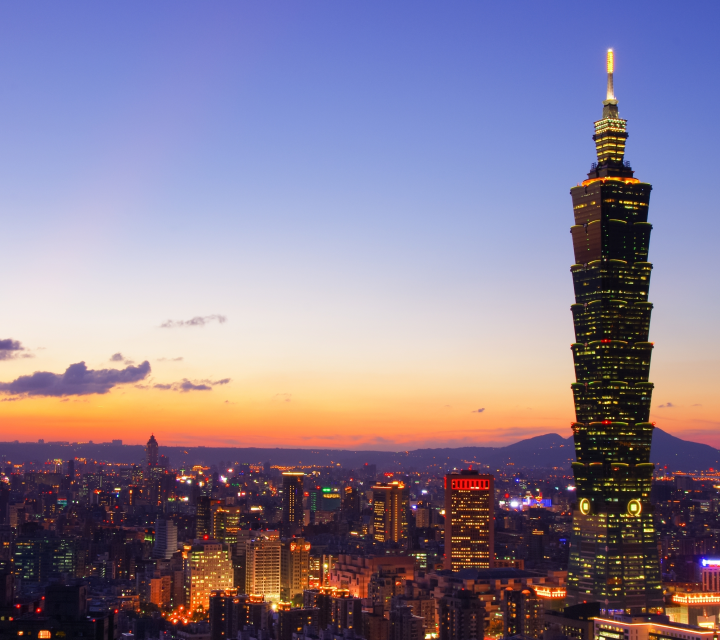
#> input picture image.jpg, 2160 x 1920 px, found by its file name (shown at 1/3 size)
$ jupyter execute --allow-errors 'oops in python-01.ipynb'
#> lines starting #> are read from the running program, lines starting #| are printed output that depends on the picture
# OOPs Concepts in python

# which is in four types
- Classes and Objects
- Encapsulation
- Abstraction
- Inheritance
- Polymorphism

``class classname:


    def method1
    .
    .

    def method2
    .
    .
    .
    .
    def methodn

[cell 1]
# create simple class

class person:
    name = 'sam'
    age = 26
    def method1(cls):
        print('Your name is: ',cls.name)
    def method2(cls):
        print('Your age is: ',cls.age)

#> (a cell that did not finish here is left out)

#> (a cell that did not finish here is left out)

#> (a cell that did not finish here is left out)

#> (a cell that did not finish here is left out)

[cell 6]
p = person()  # call class

## Encapsulation

`__init__(self)`

### It tells about the location / address

### Doc string (Multiple lines of commenting sectio for the documentation purpose) """   """

[cell 7]
class employee:
    # DocString
    """
    employee(name = 'Sandeep',age= 'Age')
    """
    # Initialize the cariable
    def __init__(self,n,a):
        self.name = n
        self.age = a

    # Method
    def details(self):
        print('Hi {} you current is {}'.format(self.name,self.age))

[cell 8]
e = employee('Sandeep',26)

[cell 9]
e.details()

[cell 10]
# Salary details class

class salary:
    def __init__(self,name='.',age=0):
        self.name = name
        self.age = age
    def sal(self,amount):
        self.amount = amount
        print('Hi {} \n'.format(self.name))
        print('Your current salary is {}'.format(self.amount))

[cell 11]
s = salary()

[cell 12]
s.sal(50000)

[cell 13]
# to Modify the sal

class salary:
    def __init__(self,name='.',age=0):
        self.name = name
        self.age = age
    def sal(self,amount):
        self.amount = amount
        print('Hi {} \n'.format(self.name))
        print('Your current salary is {}'.format(self.amount))

    #Modify the amount
    def modify(self,increment):
        self.amount += increment

[cell 14]
s1 = salary()

[cell 15]
name = input('Enter your Name: ')
#> the answer given: ../image.jpg
age = int(input('Enter your age: '))
#> the answer given: 3
amount = float(input('Enter your salary:'))
#> the answer given: 3
s1 = salary(name,age)
s1.sal(amount)

if s1.amount > 30000:
    print('Congrats you got an Increment !!!')
    s1.modify(30000)
    print('Your current salary is {}'.format(amount))

[cell 16]
s1.amount

[cell 17]
# Abstraction to Perform the Banking Operation

class BankAccount(object):
    def __init__(self, initial_balance=0):
        self.balance = initial_balance
    def deposit(self, amount):
        self.balance += amount
    def withdraw(self, amount):
        self.balance -= amount


withdraw = float(input('Enter the amount to withdraw:'))
#> the answer given: 3

bal = 5000
my_account = BankAccount(bal)
my_account.withdraw(withdraw)

print("Hi Sandeep \nAcc No: xxxxx1234")

if my_account.balance < 0:
    print ('Transaction Failed')
    print ('Your Current Balance is',bal)
else:
    print ('Transaction Successful')
    print ('{} has been debited'.format(withdraw))
    print ('Your Current Balance is:',my_account.balance)

[cell 18]
import functools
functools.reduce(lambda x,y: x+y, [4,1,2,3])

## Inheritance

[cell 19]
from PIL import Image
from numpy import*

temp=asarray(Image.open('image.jpg'))
#> temp is the input picture: shape (1920, 2160, 3); mean R, G, B 136.7, 124.9, 146.7
print(temp)
#> (printed output is left out)
print(temp.shape)
#| (1920, 2160, 3)

[cell 20]
from PIL import Image
from numpy import*

temp=asarray(Image.open('image.jpg'))
x=temp.shape[0]
#> x = 1920
y=temp.shape[1]*temp.shape[2]
#> y = 6480

temp.resize((x,y)) # a 2D array
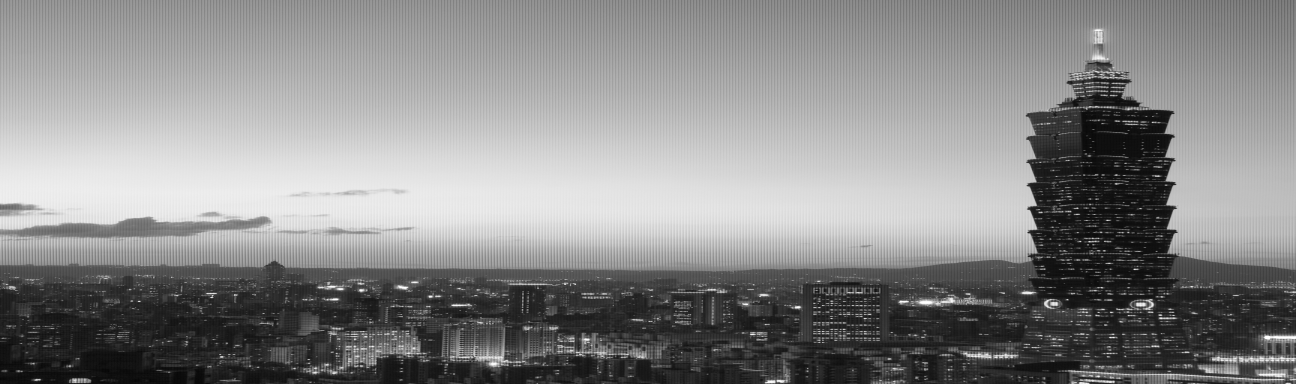
#> temp: shape (1920, 6480) (shown at 1/5 size); min 0, max 255, mean 136.1
print(temp)
#> (printed output is left out)
print(temp.shape)
#| (1920, 6480)
